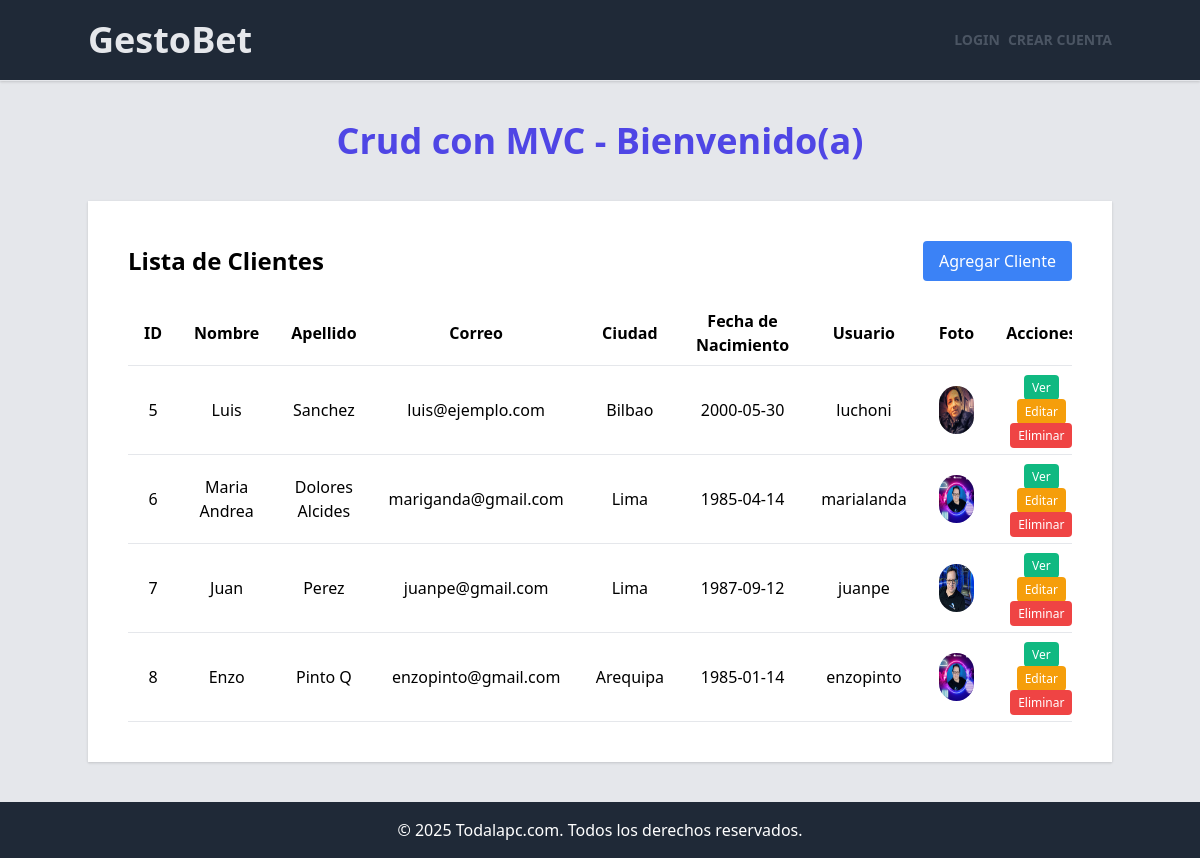
Before: / with the older database file.
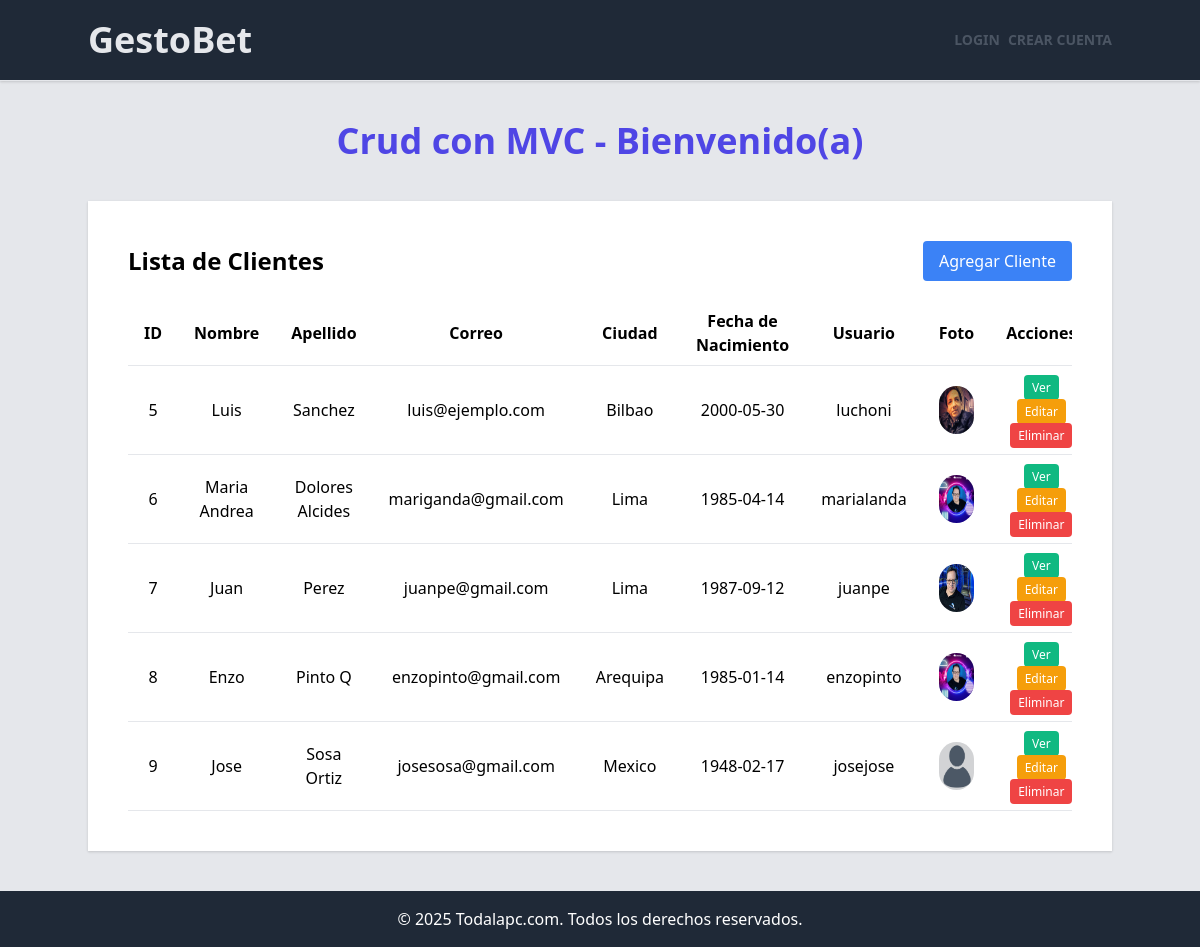
After: the same page with the newer database file.
### tables this page shows
CREATE TABLE IF NOT EXISTS `clientes` (
  `id` int NOT NULL AUTO_INCREMENT,
  `nombre` varchar(50) DEFAULT NULL,
  `apellido` varchar(50) DEFAULT NULL,
  `usuario` varchar(200) DEFAULT NULL,
  `correo` varchar(100) DEFAULT NULL,
  `ciudad` varchar(50) DEFAULT NULL,
  `fecha_nacimiento` date DEFAULT NULL,
  `clave` varchar(200) NOT NULL,
  `foto` varchar(200) DEFAULT NULL,
  PRIMARY KEY (`id`)
);

### app/models/ClienteModel.php (called while the page is built, shortened)
<?php
require_once __DIR__ . '/../../config/database.php';
class ClienteModel {
    private $conn;
    public function __construct() {
        $database = new Database();
        $this->conn = $database->getConnection();
    }
    public function obtenerTodos() {
        $sql = "SELECT * FROM clientes";
        $stmt = $this->conn->prepare($sql);
        $stmt->execute();
        return $stmt->fetchAll(PDO::FETCH_ASSOC);
    }
}

### config/database.php (called while the page is built, shortened)
<?php
class Database {
    private $host = 'localhost';
    private $db_name = 'clientesdemo';
    private $username = 'root';
    private $password = 'mysql';
    public function getConnection() {
        $this->conn = null;
        try {
            $this->conn = new PDO("mysql:host=" . $this->host . ";dbname=" . $this->db_name, $this->username, $this->password);
            $this->conn->exec("set names utf8");
        } catch(PDOException $exception) {
            echo "Error de conexión: " . $exception->getMessage();
        }
        return $this->conn;
    }
}
?>

### app/controllers/ClienteController.php (called while the page is built, shortened)
<?php
require_once __DIR__ . '/../models/ClienteModel.php';
class ClienteController
{
    private $model;
    public function __construct()
    {
        $this->model = new ClienteModel();
        require_once 'C:/wamp64/www/gestionclientes/app/models/ClienteModel.php';
    }
    public function index()
    {
        $clientes = $this->model->obtenerTodos();
        $data = [
            'titulo' => 'Lista de Clientes',
            'clientes' => $clientes
        ];
        $this->render('clientes/index', $data);
    }
    private function render($view, $data = [])
    {
        extract($data);
        require_once __DIR__ . '/../views/layouts/header.php';
        require_once __DIR__ . '/../views/' . $view . '.php';
        require_once __DIR__ . '/../views/layouts/footer.php';
    }
}
?>

### public/index.php (called while the page is built, shortened)
<?php
require_once __DIR__ . '/../config/database.php';
require_once __DIR__ . '/../app/controllers/ClienteController.php';
require_once __DIR__ . '/../app/controllers/DashboardController.php';
require_once __DIR__ . '/../config/router.php';
$url = isset($_GET['url']) ? rtrim($_GET['url'], '/') : '/';
$request_method = $_SERVER['REQUEST_METHOD'];
try {
    dispatch($url, $system_routes, $request_method);
} catch (Exception $e) {
    http_response_code(404);
    echo "Error: " . $e->getMessage();
}
?>

### app/views/clientes/index.php (the view, shortened to what this page needs)
<!DOCTYPE html>
<html lang="es">
<head>
    <link rel="stylesheet" href="https://cdnjs.cloudflare.com/ajax/libs/tailwindcss/2.2.19/tailwind.min.css">
</head>
<body class="bg-gray-200 flex flex-col min-h-screen">
    <div class="container mx-auto mt-5 shadow bg-white p-10 text-base mb-10">
        <div class="flex justify-between items-center mb-5">
            <h2 class="text-2xl font-bold">Lista de Clientes</h2>
            <a href="/create" class="bg-blue-500 text-white px-4 py-2 rounded hover:bg-blue-600">Agregar Cliente</a>
        </div>
        <div class="overflow-x-auto">
            <table class="min-w-full bg-white">
                <thead>
                    <tr>
                        <th class="py-2 px-4 border-b">ID</th>
                        <th class="py-2 px-4 border-b">Nombre</th>
                        <th class="py-2 px-4 border-b">Apellido</th>
                        <th class="py-2 px-4 border-b">Correo</th>
                        <th class="py-2 px-4 border-b">Ciudad</th>
                        <th class="py-2 px-4 border-b">Fecha de Nacimiento</th>
                        <th class="py-2 px-4 border-b">Usuario</th>
                        <th class="py-2 px-4 border-b">Foto</th>
                        <th class="py-2 px-4 border-b">Acciones</th>
                    </tr>
                </thead>
                <tbody>
                    <?php foreach ($clientes as $cliente): ?>
                    <tr>
                        <td class="py-2 px-4 border-b text-center"><?php echo $cliente['id']; ?></td>
                        <td class="py-2 px-4 border-b text-center"><?php echo $cliente['nombre']; ?></td>
                        <td class="py-2 px-4 border-b text-center"><?php echo $cliente['apellido']; ?></td>
                        <td class="py-2 px-4 border-b text-center"><?php echo $cliente['correo']; ?></td>
                        <td class="py-2 px-4 border-b text-center"><?php echo $cliente['ciudad']; ?></td>
                        <td class="py-2 px-4 border-b text-center"><?php echo $cliente['fecha_nacimiento']; ?></td>
                        <td class="py-2 px-4 border-b text-center"><?php echo $cliente['usuario']; ?></td>
                        <td class="py-2 px-4 border-b text-center">
                            <?php if (!empty($cliente['foto'])): ?>
                                <img src="/public/<?php echo $cliente['foto']; ?>" alt="Foto de <?php echo $cliente['nombre']; ?>" class="w-12 h-12 rounded-full mx-auto">
                            <?php else: ?>
                                <img src="/public/img/default.jpg" alt="Foto Pendiente" class="w-12 h-12 rounded-full mx-auto">
                            <?php endif; ?>
                        </td>
                        <td class="py-2 px-4 border-b text-center">
                            <a href="/show/<?php echo $cliente['id']; ?>" class="bg-green-500 text-white px-2 py-1 rounded hover:bg-green-600 text-xs">Ver</a>
                            <a href="/edit/<?php echo $cliente['id']; ?>" class="bg-yellow-500 text-white px-2 py-1 rounded hover:bg-yellow-600 text-xs">Editar</a>
                            <a href="/delete/<?php echo $cliente['id']; ?>" class="bg-red-500 text-white px-2 py-1 rounded hover:bg-red-600 text-xs">Eliminar</a>
                        </td>
                    </tr>
                    <?php endforeach; ?>
                </tbody>
            </table>
        </div>
    </div>
</body>
</html>

### config/router.php (shortened to what this page needs)
<?php
function dispatch($url, $routes, $method) {
    $urlParts = explode('/', trim($url, '/'));
    foreach ($routes as $route => $action) {
        $routeParts = explode('/', trim($route, '/'));
        $params = [];
        if (count($urlParts) === count($routeParts)) {
            list($controller, $methodName) = explode('@', $action);
            $controllerInstance = new $controller;
            if (method_exists($controllerInstance, $methodName)) {
                $params = array_values($params);
                call_user_func_array([$controllerInstance, $methodName], $params);
                return;
            } else {
                http_response_code(500);
                echo json_encode(['error' => "Método $methodName no encontrado en el controlador $controller"]);
                return;
            }
        }
    }
}

### app/views/layouts/header.php (shortened to what this page needs)
<!DOCTYPE html>
<html lang="es">
<head>
    <link rel="stylesheet" href="https://cdnjs.cloudflare.com/ajax/libs/tailwindcss/2.2.19/tailwind.min.css">
</head>
<body class="bg-gray-200 flex flex-col min-h-screen">
    <div class="flex-grow">
        <header class="sticky top-0 p-5 border-b bg-gray-800 shadow z-50">
            <div class="container mx-auto flex justify-between items-center">
                <h1 class="text-4xl font-bold text-gray-200"><a href="/">GestoBet</a></h1>
                <nav class="flex gap-2 items-center">
                    <?php if (isset($_SESSION['cliente_id'])): ?>
                        <a class="font-bold uppercase text-gray-600 text-sm" href="/logout">Salir</a>
                    <?php else: ?>
                        <a class="font-bold uppercase text-gray-600 text-sm" href="/login">Login</a>
                        <a class="font-bold uppercase text-gray-600 text-sm" href="/create">Crear cuenta</a>
                    <?php endif; ?>
                </nav>
            </div>
        </header>
        <div class="container mx-auto mt-10 text-center space-y-3">
            <h1 class="text-4xl font-extrabold text-indigo-600 mb-10">
                Crud con MVC - Bienvenido(a)
            </h1>
        </div>

### app/views/layouts/footer.php
</div>
    <footer class="bg-gray-800 text-white text-center py-4">
        © <?php echo date('Y'); ?> Todalapc.com. Todos los derechos reservados.
    </footer>
</body>
</html>

Changed rows visible on the page:
added clientes: id "9", nombre "Jose", apellido "Sosa Ortiz", correo "josesosa@gmail.com", ciudad "Mexico", fecha_nacimiento "1948-02-17", usuario "josejose"
